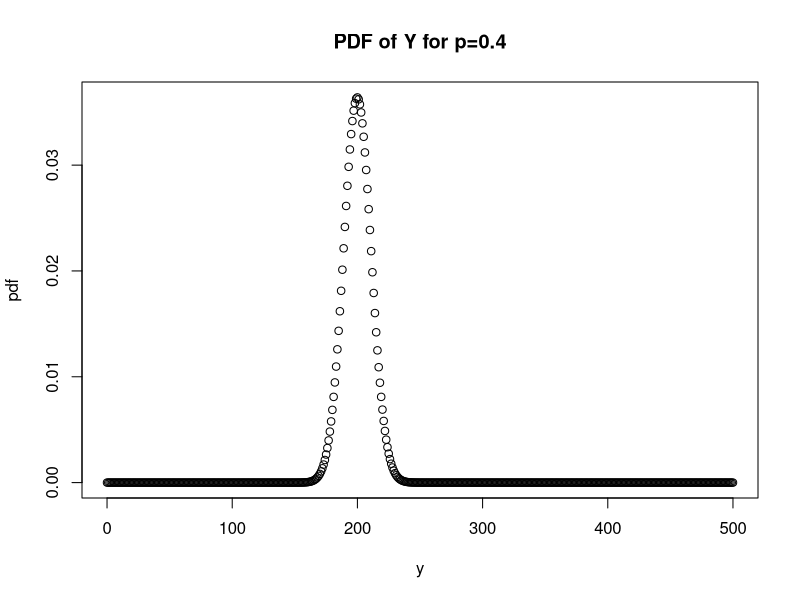
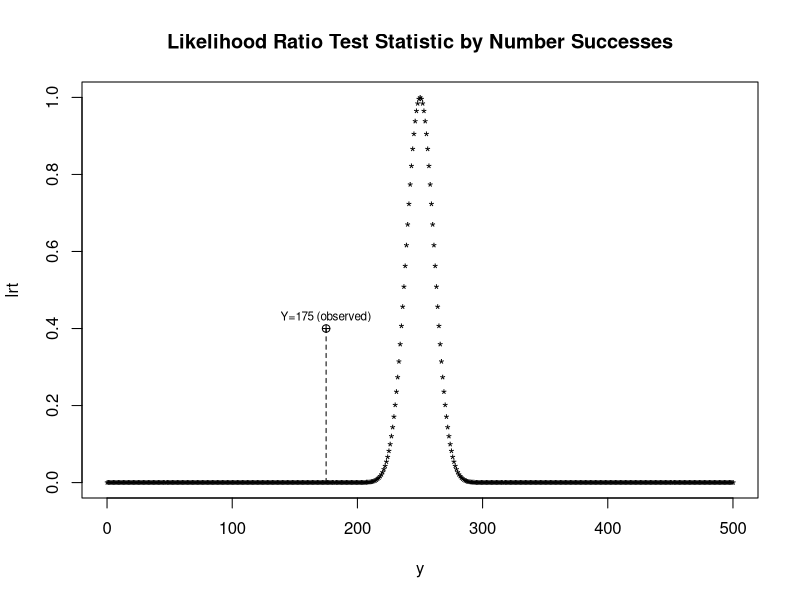

These figures' R source, in order:
## ---- chunk 1
knitr::opts_chunk$set(echo = TRUE)
## ---- chunk 2
alpha <- 5/2
beta <- 2
n <- 15
sumxi <- 10
pgamma(1,shape = alpha+sumxi,scale = (beta/(n*beta + 1)))
## ---- chunk 3
pchisq(2*1*(n*beta + 1) / 2,(2*sumxi+2*alpha))
## ---- chunk 4
p <- 0.4
n <- 500
y <- 0:n
sumxi <- 175
# Plot PDF of Y
pdf <- dbinom(y,n,p)
plot(y,pdf,main="PDF of Y for p=0.4")
# Plot LRT vs. Y
p0 <- 0.5
lrt<-(n*p0/y)^y*((1-p0)/(1-(y/n)))^(n-y)
		plot(y,lrt,main="Likelihood Ratio Test Statistic by Number Successes",pch="*")
		if(1) {
			points(175,.4,pch=10)
			lines(c(175,175),c(min(lrt),.4),lty=2)
			text(175,.43,"Y=175 (observed)",cex=.7)
		}

		if(0) {
			text(125,1,"LRT(100) = 1, \nphat(100) = 0.5 = p0",cex=.7)
			lines(c(100,100),c(min(lrt),1),lty=2)
		}
